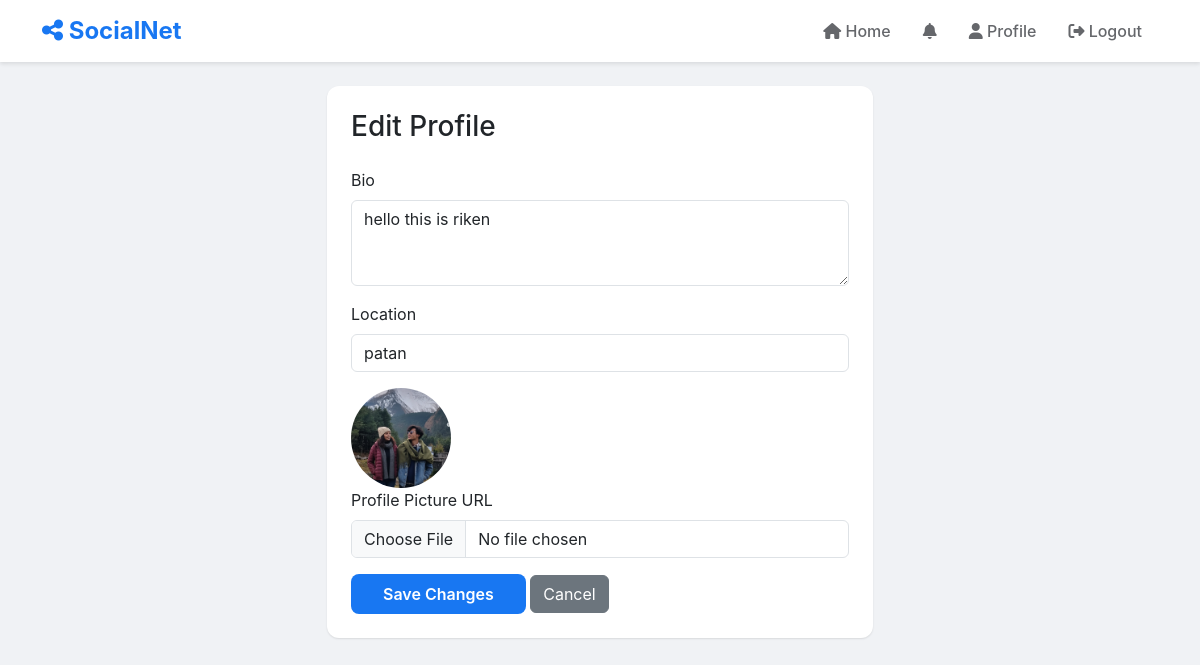
The app's page /accounts/edit/profile/ (signed in), older data.
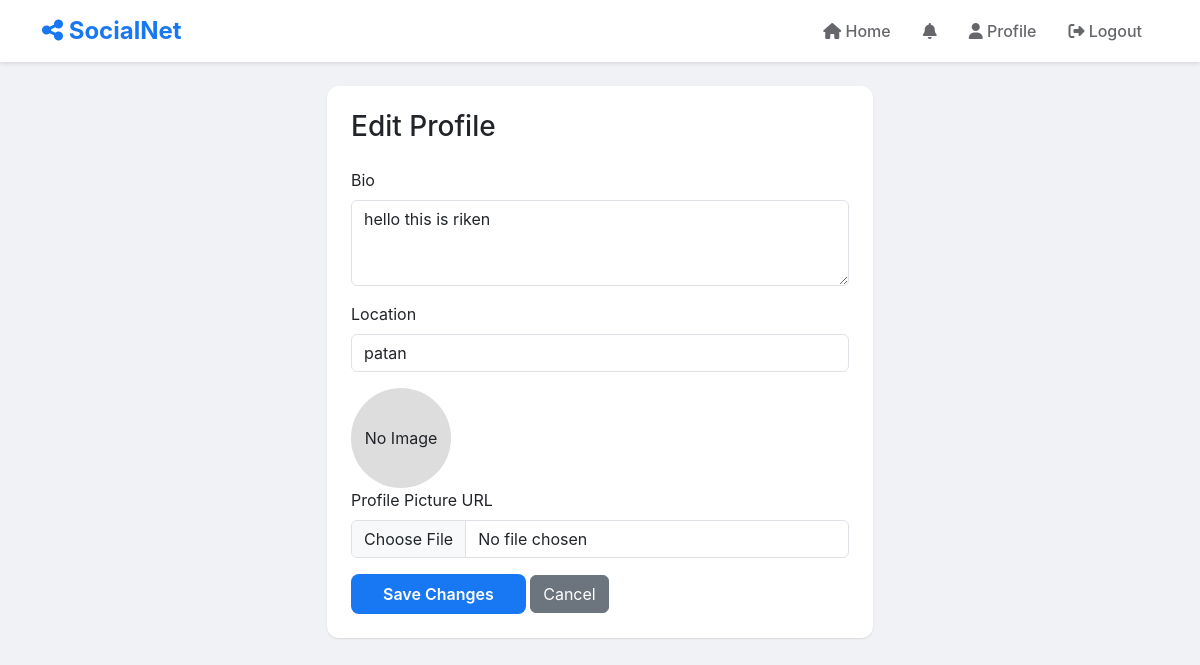
The same page, newer data.
### accounts/models.py (models this page shows, shortened)
class CustomUser(AbstractUser):
    bio=models.TextField(max_length=255,blank=True)
    profile_picture=models.ImageField(upload_to="pic/",blank=True)
    location=models.CharField(max_length=255,blank=True)
    created_at=models.DateTimeField(auto_now_add=True)
    updated_at=models.DateTimeField(auto_now=True)

### accounts/views.py (the view, shortened to what this page needs)
# urls.py: path("edit/profile/",edit_profile_view,name="edit_profile"),
@login_required
def edit_profile_view(request):
    return render(request,"pages/edit_profile.html")

### templates/pages/edit_profile.html (shortened to what this page needs)
{% extends 'components/base.html' %}
{% block content %}
<div class="row justify-content-center">
    <div class="col-md-6">
        <div class="card">
            <div class="card-body p-4">
                <h3 class="mb-4">Edit Profile</h3>
                <form method="post" enctype="multipart/form-data">
                    <div class="mb-3">
                        <label class="form-label">Bio</label>
                        <textarea name="bio" class="form-control" rows="3">{{ user.bio }}</textarea>
                    </div>
                    <div class="mb-3">
                        <label class="form-label">Location</label>
                        <input type="text" name="location" class="form-control" value="{{ user.location }}">
                    </div>
                    <div>
                        {% if user.profile_picture %}
                            <img src="{{user.profile_picture.url}}" alt="" style="width:100px; height:100px; object-fit:cover; border-radius:50%;">
                        {% else %}
                            <div style="width:100px; height:100px; background-color: #ddd; border-radius:50%; display:flex; align-items:center; justify-content:center;">
                                No Image
                            </div>
                        {% endif %}
                    </div>
                    <div class="mb-3">
                        <label class="form-label">Profile Picture URL</label>
                        <input type="file" name="profile_picture" class="form-control" value="{{ user.profile_picture }}">
                    </div>
                    <button type="submit" class="btn btn-primary">Save Changes</button>
                    <a href="{% url 'profile' user.username %}" class="btn btn-secondary">Cancel</a>
                </form>
            </div>
        </div>
    </div>
</div>
{% endblock %}

Row changes from the older to the newer data that the page shows:
changed CustomUser "hello this is riken": profile_picture: picture removed
Text that changed along with them:
text now shown: "No Image"
